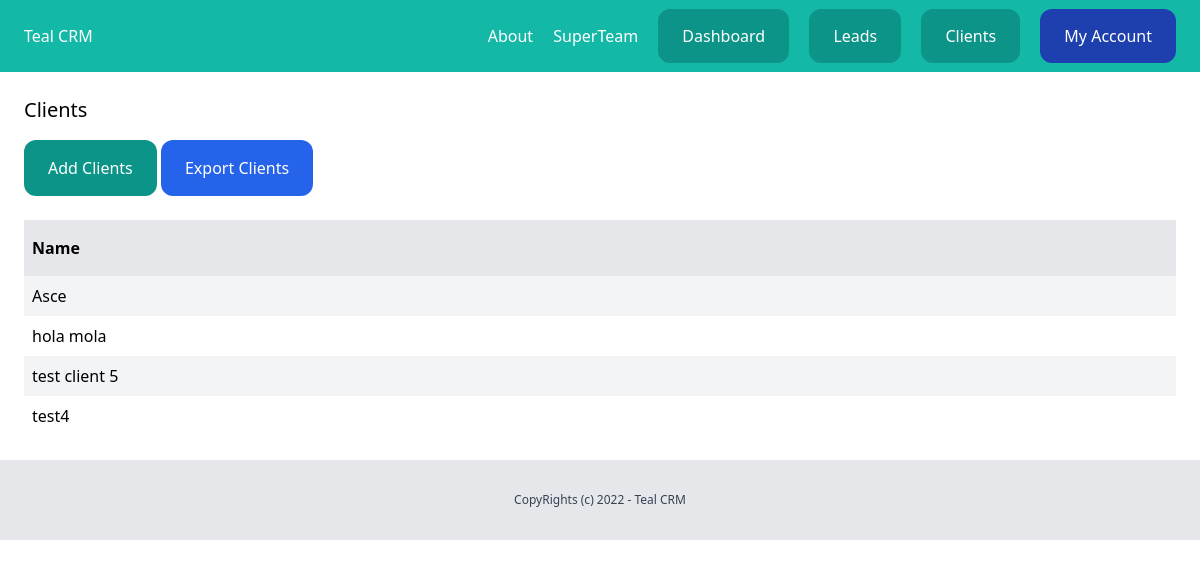
The app's page /dashboard/client/ (signed in) with its own data.
### team/models.py (models this page shows, shortened)
class Team(models.Model):
    plan = models.ForeignKey(Plan, related_name='teams', null=True, blank=True, on_delete=models.CASCADE)
    name = models.CharField(max_length=255)
    member = models.ManyToManyField(User,related_name='teams')
    created_by = models.ForeignKey(User,related_name='created_team',on_delete=models.CASCADE)
    created_at = models.DateTimeField(auto_now_add=True)

### client/models.py (models this page shows, shortened)
class Client(models.Model):
    team = models.ForeignKey(Team, related_name='clients', on_delete=models.CASCADE)
    name = models.CharField(max_length=255)
    email = models.EmailField()
    description = models.TextField(blank=True,null=True)
    created_by = models.ForeignKey(User, on_delete=models.CASCADE , related_name='clients')
    created_at = models.DateTimeField(auto_now_add=True)
    modified = models.DateTimeField(auto_now=True)
    class Meta:
        ordering = ('name',)

### client/views.py (the view)
# urls.py: path('',views.clients_list,name='clients-list' ),
def clients_list(request):
    clients = Client.objects.filter(created_by = request.user)
    return render(request,'client/clients_list.html',{
        'clients':clients
    })

### team/context_processors.py (called while the page is built)
def active_team(request):
    if request.user.is_authenticated:
        if request.user.userprofile.active_team:
            team =request.user.userprofile.active_team
        else:
            team =Team.objects.filter(created_by = request.user)[0]
    else:
        team = None
    return {'active_team':team}

### client/templates/client/clients_list.html (shortened to what this page needs)
{% extends 'core/base.html' %}
{% block content %}
<div class="py-6 px-6">
    <h1 class="mb-4 text-xl">Clients</h1>
    <a href="{% url 'add-client' %}" class="inline-block py-4 px-6 bg-teal-600 rounded-xl text-white">Add Clients</a>
    <a href="{% url 'clients-export' %}" class="inline-block py-4 px-6 bg-blue-600 rounded-xl text-white">Export Clients</a>
    {% if clients %}
        <div class="mt-6 flex justify-between">
            <p class="py-4 px-2 bg-gray-200 font-semibold w-full">Name</p>
        </div>
        {% for client in clients %}
        <div class="flex justify-between">
            <p class="py-2 px-2 w-full {% cycle 'bg-gray-100' '' %}">
                <a href="{% url 'client-details' client.id %}">
                    {{ client.name }}
                </a>
            </p>
        </div>
        {% endfor %}
    {% else %}
        <p class="py-2 px-2">There are no clients in DataBase Yet...</p>
    {% endif %}
</div>
{% endblock content %}

### core/templates/core/partials/nav.html
<nav class="py-6 px-6 flex justify-between bg-teal-500">
    <a href="/" class="text-white">Teal CRM</a>
    <div class="space-x-4">
      <a href="{% url 'about' %}" class="text-white">About</a>
      {% if request.user.is_authenticated %}
        <a href="{% url 'team-detail' active_team.id %}" class="text-white">{{active_team.name}}</a>
        <a href="{% url 'dashbaord' %}" class="py-4 px-6 bg-teal-600 rounded-xl text-white">Dashboard</a>
        <a href="{% url 'leads-list' %}" class="py-4 px-6 bg-teal-600 rounded-xl text-white">Leads</a>
        <a href="{% url 'clients-list' %}" class="py-4 px-6 bg-teal-600 rounded-xl text-white">Clients</a>
        <a href="{% url 'my-account' %}" class="py-4 px-6 bg-blue-800 rounded-xl text-white">My Account</a>
      {% else %}
        <a href="{% url 'login' %}" class="py-4 px-6 bg-teal-600 rounded-xl text-white">Login</a>
        <a href="{% url 'signup' %}" class="py-4 px-6 bg-teal-300 rounded-xl text-white">Signup</a>
      {% endif %}
    </div>
  </nav>

### records on screen
Team: name "SuperTeam"
Client: name "Asce"
Client: name "hola mola"
Client: name "test client 5"
Client: name "test4"
